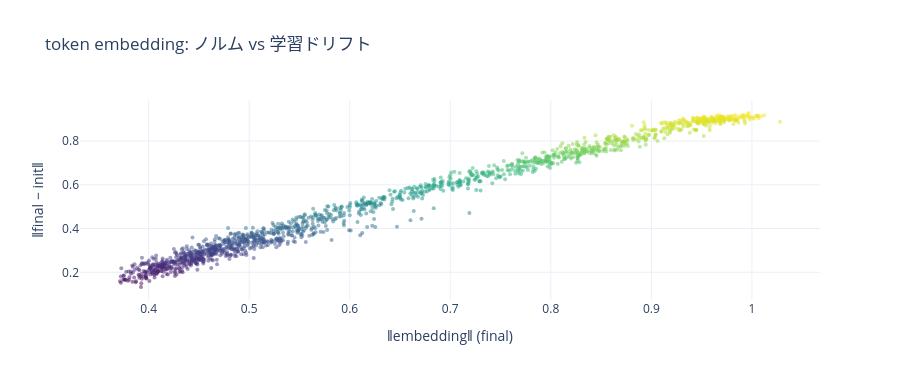

Source (notebook cell):
### Code cell
A = M2_RUN / "analysis"
emb = load_json(A / "embedding_stats.json")
pca = np.load(A / "embedding_pca.npz")
print(f"embedding norm: mean {emb['norm_mean']:.2f} ± {emb['norm_std']:.2f}")
print(f"init→final ドリフト: mean {emb['drift_mean']:.3f}, max {emb['drift_max']:.3f}")

# ノルム vs ドリフトの散布（頻出/稀トークンで挙動が違う）
fig = go.Figure(go.Scatter(x=pca["norms"], y=pca["drift"], mode="markers",
                           marker=dict(size=4, opacity=0.5, color=pca["drift"], colorscale="Viridis"),
                           text=[f"id {i}" for i in pca["ids"]]))
fig.update_layout(title="token embedding: ノルム vs 学習ドリフト",
                  xaxis_title="‖embedding‖ (final)", yaxis_title="‖final − init‖",
                  template="plotly_white", height=380)
fig.show()

### Figure 1 — Plotly figure (JSON) as saved in the notebook; plotly's stock layout.template omitted (floating-point values rounded to 4 significant figures; data arrays with more than 128 entries replaced by an {"elided": "..."} marker saying what was removed)
{"data": [{"marker": {"color": {"elided": "1500 float values"}, "colorscale": [[0.0, "#440154"], [0.1111, "#482878"], [0.2222, "#3e4989"], [0.3333, "#31688e"], [0.4444, "#26828e"], [0.5556, "#1f9e89"], [0.6667, "#35b779"], [0.7778, "#6ece58"], [0.8889, "#b5de2b"], [1.0, "#fde725"]], "opacity": 0.5, "size": 4}, "mode": "markers", "text": {"elided": "1500 str values"}, "type": "scatter", "x": {"elided": "1500 float values"}, "y": {"elided": "1500 float values"}}], "layout": {"height": 380, "title": {"text": "token embedding: ノルム vs 学習ドリフト"}, "xaxis": {"title": {"text": "‖embedding‖ (final)"}}, "yaxis": {"title": {"text": "‖final − init‖"}}}}
